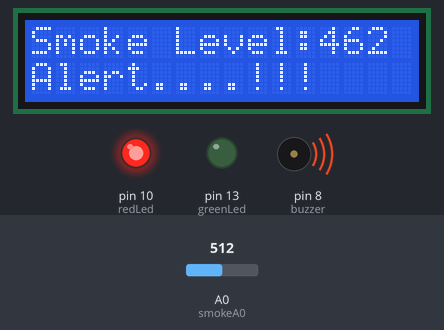
Recording of a sketch running on a simulated Arduino Uno, built with avr-gcc and run on an emulated ATmega328P. Parts: 16×2 character LCD, output pins drawn as LEDs (lit = HIGH), buzzer (waves = sounding). Inputs (shaded band) come from the test bench; at power-on: A0 (smokeA0) = 512. What the sketch prints to the serial monitor is not drawn.

Above: at 1.2 s.
1.3 s: A0 (smokeA0) set to 378
At 2.04 s:
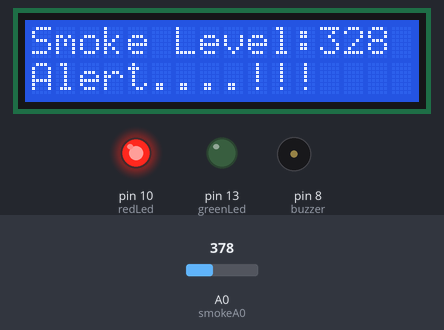
3.1 s: A0 (smokeA0) set to 363
At 3.6 s:
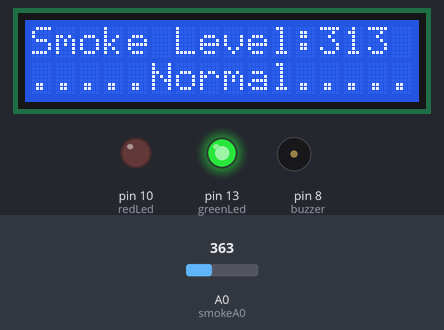
5.8 s: A0 (smokeA0) set to 310
At 6.3 s:
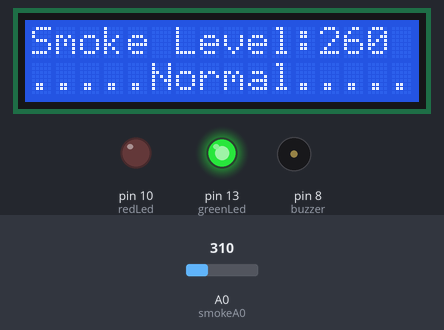
Timing chart, 0 to 8.8 s (numbered marks = the images above; inputs shaded):
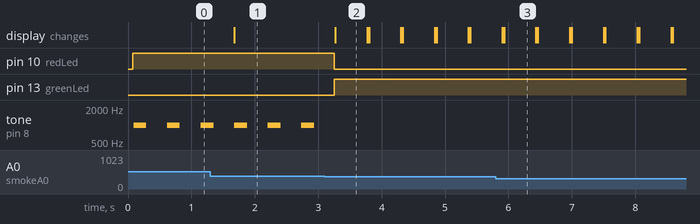

Measured:
- the behaviour switches between 371 and 370 on A0 (smokeA0) (found by bisection; images 1 and 2)
- after the input at 1.3 s, the display: changes after 0.38 s (image 1)
- after the input at 3.1 s, pin 10 (redLed): HIGH → LOW after 0.15 s; pin 13 (greenLed): LOW → HIGH after 0.15 s; tone on pin 8 (buzzer): stops changing and stays silent; the display: changes after 0.17 s (image 2)
- after the input at 5.8 s, the display: first differs from a run without the input after 0.13 s (image 3)
- by itself, tone on pin 8 (buzzer): alternates 1000 Hz for 0.20 s and silent for 0.33 s
- what the display in image 2 shows lasts 0.5 s, from 3.3 s to 3.8 s

The sketch:

35_Smoke_Level_Detector.ino
```cpp
/*****************************************************
Project Title: Smoke Level Detector
Organisation: Soham Academy Of Human Excellence
Website: https://ria.sohamacademy.org/
****************************************************/
 #include <LiquidCrystal_I2C.h>
 LiquidCrystal_I2C lcd(0x27,16,2);

int redLed = 10;
int greenLed = 13;
int buzzer = 8;
int smokeA0 = A0;
// Your threshold value
int sensorThres = 320;

void setup() {
  pinMode(redLed, OUTPUT);
  pinMode(buzzer, OUTPUT);
  pinMode(smokeA0, INPUT);
  pinMode(greenLed, OUTPUT);
  Serial.begin(9600);
  lcd.begin();
  lcd.backlight();
}

void loop() {
  int analogSensor = analogRead(smokeA0);

  Serial.print("Pin A0: ");
  Serial.println(analogSensor);
  lcd.print("Smoke Level:");
  lcd.print(analogSensor-50);
  // Checks if it has reached the threshold value
  if (analogSensor-50 > sensorThres)
  {
    digitalWrite(redLed, HIGH);
    lcd.setCursor(0, 2);
    lcd.print("Alert....!!!");
    digitalWrite(greenLed, LOW);
    tone(buzzer, 1000, 200);
  }
  else
  {
    digitalWrite(redLed, LOW);
    digitalWrite(greenLed, HIGH);
    lcd.setCursor(0, 2);
    lcd.print(".....Normal.....");
    noTone(buzzer);
  }
  delay(500);
  lcd.clear();
}
```
